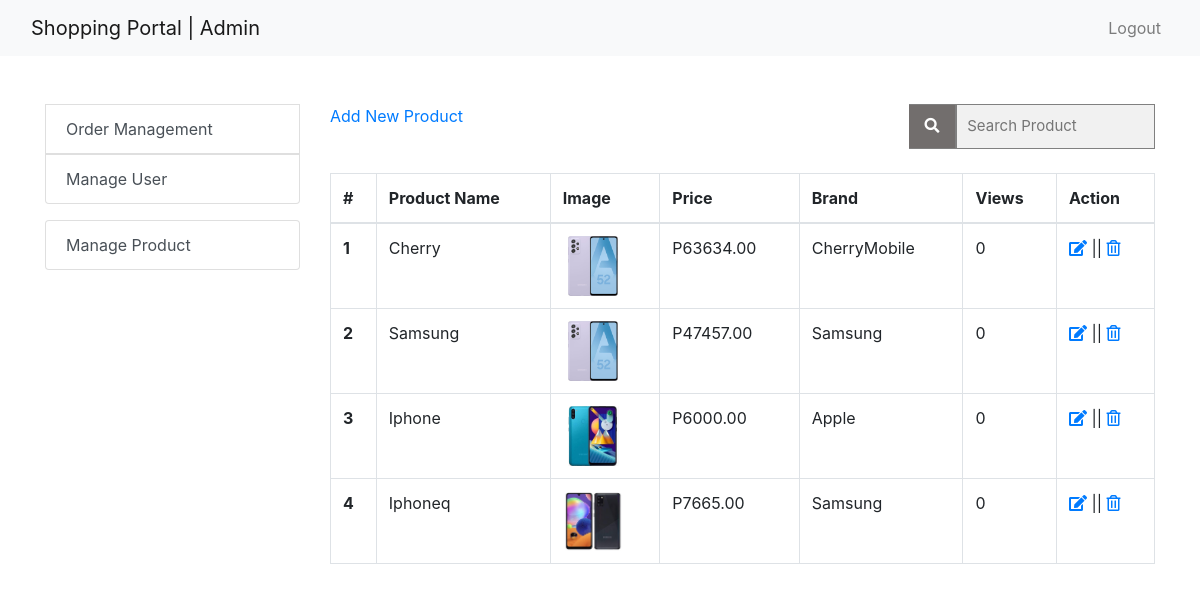
/admin-manageproduct/ (signed in), run on the app's committed database.
### ecomapp/models.py (models this page shows, shortened)
class Product(models.Model):
    title = models.CharField(max_length=200)
    slug = models.SlugField(unique=True)
    category = models.CharField(max_length=2, choices=CATEGORY_CHOICES)
    image = models.ImageField(upload_to="products")
    marked_price = models.PositiveIntegerField()
    selling_price = models.PositiveIntegerField()
    description = models.TextField()
    brand = models.CharField(max_length=20, choices=BRAND_CHOICES)
    view_count = models.PositiveIntegerField(default=0)

### ecomapp/views.py (the view)
# urls.py: path("admin-manageproduct/", AdminManageProductView.as_view(), name="manageproduct"),
class AdminManageProductView(AdminRequiredMixin, TemplateView):
    template_name = "adminpages/adminmanageproduct.html"
    def get_context_data(self, **kwargs):
        context = super().get_context_data(**kwargs)
        context["manageproduct"] = Product.objects.all().order_by("-id")
        return context

### ecomapp/views.py (called while the page is built)
    def dispatch(self, request, *args, **kwargs):
        if request.user.is_authenticated and Admin.objects.filter(user=request.user).exists():
            pass
        else:
            return redirect("/admin-login/")
        return super().dispatch(request, *args, **kwargs)

### templates/adminpages/adminmanageproduct.html (shortened to what this page needs)
{% extends "adminpages/adminbase.html" %}
{% block content %}
<div class="container my-5">
    <div class="row my-4">
        <div class="col-sm-3">
            <div class="list-group">
                <div class="dropdown show">
                    <a class="list-group-item list-group-item-action " role="button" id="dropdownMenuLink" data-toggle="dropdown" aria-haspopup="true" aria-expanded="false">Order Management</a>
                </div>
                <a href="{% url 'ecomapp:manageuser' %}" class="list-group-item list-group-item-action" aria-current="true">Manage User</a>
            </div>
            <div class="list-group my-3">
                <a href="{% url 'ecomapp:manageproduct' %}" class="list-group-item list-group-item-action" aria-current="true">Manage Product</a>
            </div>
        </div>
        <div class="col-md-9">
            <div class="row">
                <div class="col-sm">
                    <a href="{% url 'ecomapp:adminproductcreate' %}">Add New Product</a>
                </div>
                <div class="col-sm" style="margin-left: auto;">
                    <form class="example" action="{% url 'ecomapp:manageproductsearch' %}" method="GET">
                        <input type="text" placeholder="Search Product" name="search">
                        <button type="submit"><i class="fa fa-search"></i></button>
                    </form>
                </div>
            </div>
            <br>
            <table class="table table-bordered">
                <thead>
                    <tr>
                        <th scope="col">#</th>
                        <th scope="col">Product Name</th>
                        <th scope="col">Image</th>
                        <th scope="col">Price</th>
                        <th scope="col">Brand</th>
                        <th scope="col">Views</th>
                        <th>Action</th>
                    </tr>
                </thead>
                <tbody>
                    {% for product in manageproduct %}
                    <tr>
                        <th scope="row">{{forloop.counter}}</th>
                        <td>{{product.title}}</td>
                        <td><img src="{{product.image.url}}" style="height: 60px;" alt=""></td>
                        <td>P{{product.selling_price}}.00</td>
                        <td>{{product.brand}}</td>
                        <td>{{product.view_count}}</td>
                        <td><a href="{%  url 'ecomapp:productupdate' product.id %}"><i class="fas fa-edit"></i></a> || <a href="{%  url 'ecomapp:productdelete' product.id %}"><i class="far fa-trash-alt"></i></a></td>
                    </tr>
                    {% endfor %}
                </tbody>
            </table>
        </div>
    </div>
</div>
{% endblock %}

### templates/adminpages/adminbase.html (style rules this page uses)
form.example input[type=text] { padding: 10px; font-size: 15px; border: 1px solid grey; float: right; width: 50%; background: #f1f1f1; }
form.example button { float: right; width: 12%; padding: 10px; background: #726E6D; color: white; font-size: 15px; border: 1px solid grey; border-left: none; cursor: pointer; }
form.example::after { content: ""; clear: both; display: table; }

### data on the page
Product: title "Cherry", image (picture), selling_price "63634", brand "CherryMobile", view_count "0"
Product: title "Samsung", image (picture), selling_price "47457", brand "Samsung", view_count "0"
Product: title "Iphone", image (picture), selling_price "6000", brand "Apple", view_count "0"
Product: title "Iphoneq", image (picture), selling_price "7665", brand "Samsung", view_count "0"
